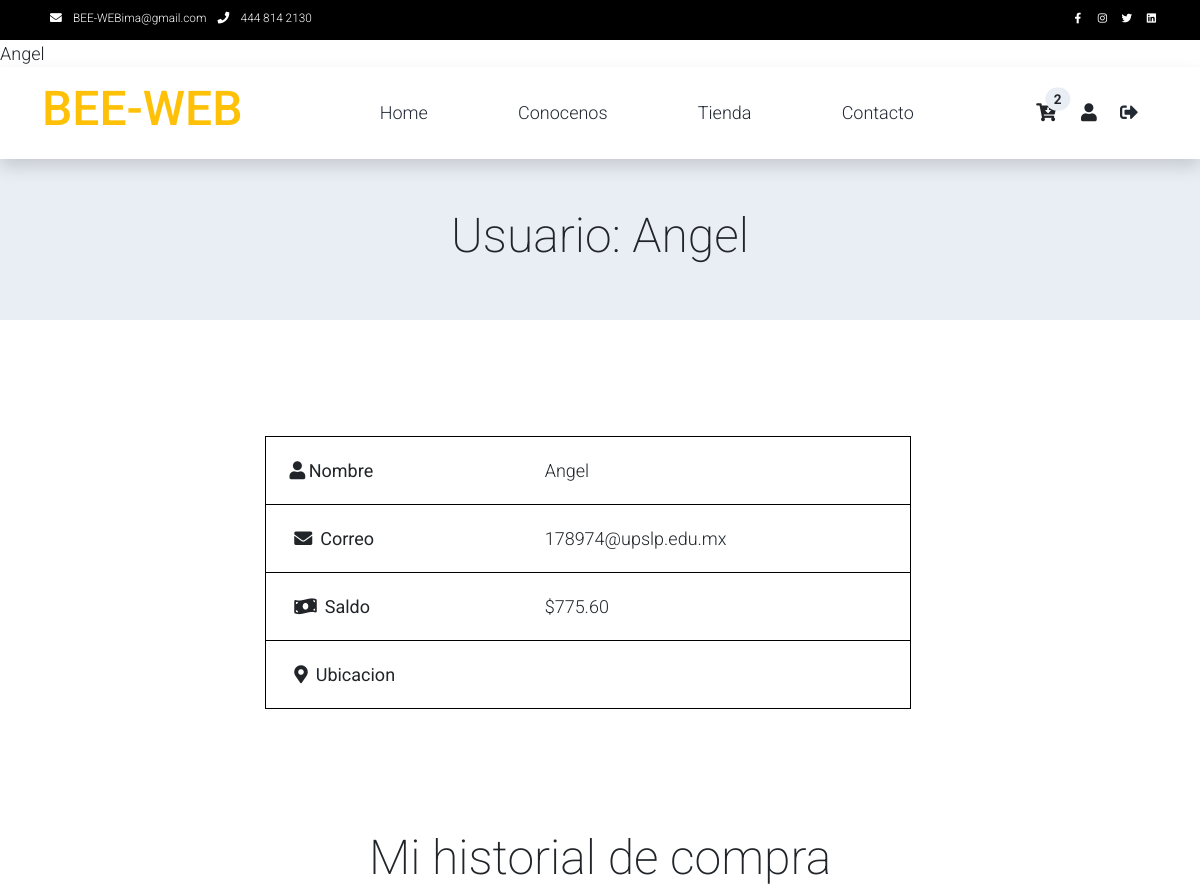
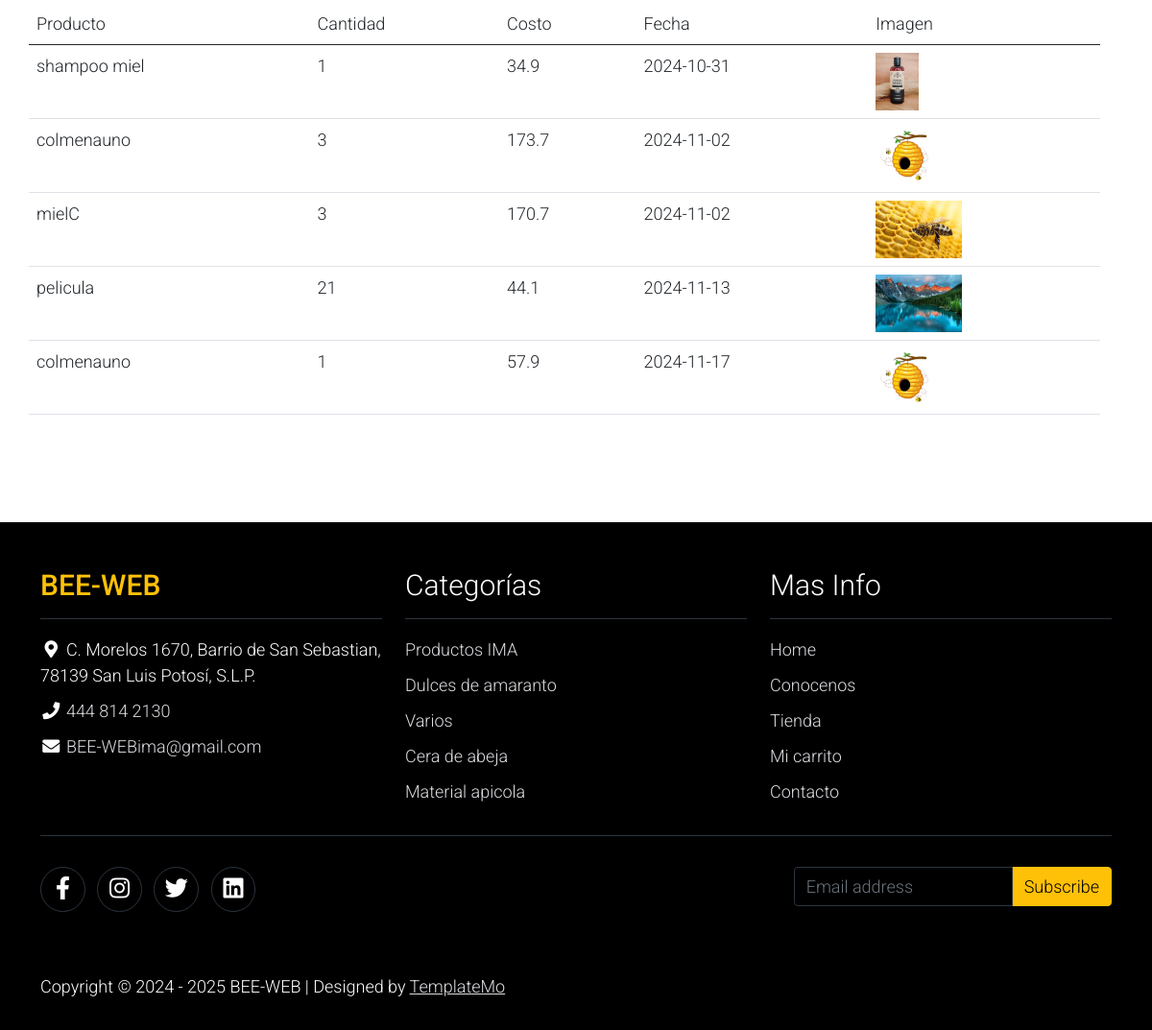
The page /Clientes/usuario.php (signed in) on the database its author committed (2 pictures, top to bottom).
### tables this page shows
CREATE TABLE `cliente` (
  `idCliente` int(11) NOT NULL,
  `nombreCliente` varchar(100) NOT NULL,
  `passwdCliente` varchar(100) NOT NULL,
  `nivelCliente` int(11) NOT NULL,
  `correo_id` int(11) NOT NULL,
  `saldoCliente` float NOT NULL,
  `imgCliente` varchar(100) NOT NULL
);

CREATE TABLE `nuevocliente` (
  `idNuevo` int(11) NOT NULL,
  `correoCliente` varchar(100) NOT NULL,
  `claveNuevo` varchar(100) NOT NULL
);

CREATE TABLE `compra` (
  `idCompra` int(11) NOT NULL,
  `cliente_id` int(11) NOT NULL,
  `cantidadCompra` int(11) NOT NULL,
  `costoCompra` float NOT NULL,
  `fechaCompra` date NOT NULL,
  `productoCompra` varchar(100) NOT NULL,
  `imgCompra` varchar(100) NOT NULL
);

CREATE TABLE `categoria` (
  `idCategoria` int(11) NOT NULL,
  `nombreCategoria` varchar(100) NOT NULL
);

### assets/scripts/cantidadCarrito.php (called while the page is built, shortened)
<?php
    include "database.php";
    $link=null;
    if($link){
        $query=null;
        sql_CantidadCarrito($link,$query,$nombreUsuario);
        $prodCarrito=mysqli_num_rows($query);
    }
    $link1=null;
    if($link1){
        $query1=null;
        sql_DatosCliente($link1,$query1,$nombreUsuario);
        if(mysqli_num_rows($query1) > 0){
            $datosCliente=mysqli_fetch_array($query1);
        }
    }
    $ubicacion="C. Morelos 1670, Barrio de San Sebastian, 78139 San Luis Potosí, S.L.P.";
    $numLocal="444 814 2130";
    $anioAct=date("Y");
    $correoLocal="BEE-WEBima@gmail.com";
?>

### assets/scripts/database.php (called while the page is built, shortened)
<?php
    function sql_DatosCliente(&$db_link,&$query,$strCliente){
        mysqli_select_db($db_link,$GLOBALS["db"]);
        $str_query="SELECT cliente.*,nuevocliente.correoCliente
                    FROM cliente
                    JOIN nuevocliente ON cliente.correo_id=nuevocliente.idNuevo
                    WHERE cliente.nombreCliente='$strCliente';";
        $query=mysqli_query($db_link,$str_query);
    }
    function sql_ConsultaCategorias(&$db_link,&$query){
        mysqli_select_db($db_link,$GLOBALS["db"]);
        $str_query="SELECT * FROM categoria";
        $query=mysqli_query($db_link,$str_query);
    }
    function sql_CantidadCarrito(&$db_link,&$query,$strUsuario){
        mysqli_select_db($db_link,$GLOBALS["db"]);
        $str_query="SELECT carrito.*,cliente.nombreCliente FROM carrito JOIN cliente ON
        carrito.cliente_id=cliente.idCliente WHERE cliente.nombreCliente='$strUsuario'";
        $query=mysqli_query($db_link,$str_query);
    }
    function sql_VerificaCompras(&$db_link,&$query,$idUsser){
        mysqli_select_db($db_link,$GLOBALS["db"]);
        $str_query="SELECT * FROM compra WHERE cliente_id=$idUsser";
        $query=mysqli_query($db_link,$str_query);
    }
?>

### Clientes/usuario.php (the view, shortened to what this page needs)
<!DOCTYPE html>
<?php
    $nombreUsuario="";
    if(isset($_COOKIE['UserName'])){
        $nombreUsuario=$_COOKIE['UserName'];
    }
    include_once "../assets/scripts/cantidadCarrito.php";
    include_once "../assets/scripts/database.php";
    $miDinero=number_format($datosCliente['saldoCliente'],2,'.','');
?>
<html lang="en">
<head>
    <link rel="stylesheet" href="../assets/css/bootstrap.min.css">
    <link rel="stylesheet" href="../assets/css/templatemo.css">
    <link rel="stylesheet" href="../assets/css/custom.css">
    <link rel="stylesheet" href="../assets/css/fontawesome.min.css">
    <link rel="stylesheet" href="https://unpkg.com/leaflet@1.7.1/dist/leaflet.css" />
</head>
<body>
    <nav class="navbar navbar-expand-lg bg-dark navbar-light d-none d-lg-block" id="templatemo_nav_top">
        <div class="container text-light">
            <div class="w-100 d-flex justify-content-between">
                <div>
                    <i class="fa fa-envelope mx-2"></i>
                    <a class="navbar-sm-brand text-light text-decoration-none" href="mailto:<?php echo "$correoLocal" ?>"><?php echo "$correoLocal" ?></a>
                    <i class="fa fa-phone mx-2"></i>
                    <a class="navbar-sm-brand text-light text-decoration-none" href="tel:<?php echo "$numLocal" ?>"><?php echo "$numLocal"?></a>
                </div>
                <div>
                    <a class="text-light" href="https://fb.com/templatemo" target="_blank" rel="sponsored"><i class="fab fa-facebook-f fa-sm fa-fw me-2"></i></a>
                    <a class="text-light" href="https://www.instagram.com/" target="_blank"><i class="fab fa-instagram fa-sm fa-fw me-2"></i></a>
                    <a class="text-light" href="https://twitter.com/" target="_blank"><i class="fab fa-twitter fa-sm fa-fw me-2"></i></a>
                    <a class="text-light" href="https://www.linkedin.com/" target="_blank"><i class="fab fa-linkedin fa-sm fa-fw"></i></a>
                </div>
            </div>
        </div>
    </nav>
    <?php
        echo "$nombreUsuario";
    ?>
    <nav class="navbar navbar-expand-lg navbar-light shadow">
        <div class="container d-flex justify-content-between align-items-center">
            <a class="navbar-brand text-success logo h1 align-self-center" href="cliente.php">
                BEE-WEB
            </a>
            <div class="align-self-center collapse navbar-collapse flex-fill  d-lg-flex justify-content-lg-between" id="templatemo_main_nav">
                <div class="flex-fill">
                    <ul class="nav navbar-nav d-flex justify-content-between mx-lg-auto">
                    <li class="nav-item">
                            <a class="nav-link" href="cliente.php">Home</a>
                        </li>
                        <li class="nav-item">
                            <a class="nav-link" href="clienteConocenos.php">Conocenos</a>
                        </li>
                        <li class="nav-item">
                            <a class="nav-link" href="clienteTienda.php">Tienda</a>
                        </li>
                        <li class="nav-item">
                            <a class="nav-link" href="clienteContacto.php">Contacto</a>
                        </li>
                    </ul>
                </div>
                <div class="navbar align-self-center d-flex">
                    <a class="nav-icon position-relative text-decoration-none" href="carrito.php">
                        <i class="fa fa-fw fa-cart-arrow-down text-dark mr-1"></i>
                        <span class="position-absolute top-0 left-100 translate-middle badge rounded-pill bg-light text-dark"><?php if($prodCarrito > 0) echo "$prodCarrito"; ?></span>
                    </a>
                    <a class="nav-icon position-relative text-decoration-none" href="usuario.php">
                        <i class="fa fa-fw fa-user text-dark mr-3"></i>
                    </a>
                    <a class="nav-icon position-relative text-decoration-none" href="../assets/scripts/logOut.php">
                        <i class="fa fa-sign-out-alt"></i>
                    </a>
                </div>
            </div>
        </div>
    </nav>
    <div class="container-fluid bg-light py-5">
        <div class="col-md-6 m-auto text-center">
            <h1 class="h1">Usuario: <?php echo "$nombreUsuario" ?></h1>
        </div>
    </div>
    <div class="container py-5">
        <div class="row py-5">
            <div class="row" style="margin-bottom: 100px;">
                <div class="InfoTra">
                    <table>
                        <tr>
                            <td class="tabTi"><i class="fa fa-fw fa-user text-dark mr-3"></i>Nombre</td>
                            <td><?php echo "$nombreUsuario" ?></td>
                        </tr>
                        <tr>
                            <td class="tabTi"><i class="fa fa-envelope mx-2"></i>Correo</td>
                            <td><?php echo $datosCliente['correoCliente'] ?></td>
                        </tr>
                        <tr>
                            <td class="tabTi"><i class="fa fa-money-bill-wave mx-2"></i>Saldo</td>
                            <td>$<?php echo "$miDinero" ?></td>
                        </tr>
                        <tr>
                            <td class="tabTi"><i class="fa fa-map-marker-alt mx-2"></i>Ubicacion</td>
                            <td><?php echo $datosCliente['ubicacionCliente'] ?></td>
                        </tr>
                    </table>
                </div>
            </div>
            <div class="col-md-6 m-auto text-center">
                <h1 class="h1">Mi historial de compra</h1>
            </div>
            <?php
                $link1=null;
                $id=$datosCliente['idCliente'];
                if($link1){
                    $query1=null;
                    sql_VerificaCompras($link1,$query1,$id);
                    if(mysqli_num_rows($query1) > 0){
            ?>
                <div class="row">
                    <table class="table">
                        <thead>
                            <tr>
                                <td>Producto</td>
                                <td>Cantidad</td>
                                <td>Costo</td>
                                <td>Fecha</td>
                                <td>Imagen</td>
                            </tr>
                        </thead>
                        <tbody>
                            <?php
                                while($row=mysqli_fetch_array($query1)){
                                    $prod=$row['productoCompra'];
                                    $cant=$row['cantidadCompra'];
                                    $precio=$row['costoCompra'];
                                    $fecha=$row['fechaCompra'];
                                    $img=$row['imgCompra'];
                                    $destino="../assets/imgCompras/".$nombreUsuario."/".$img;
                            ?>
                            <tr>
                                <td><?php echo "$prod" ?></td>
                                <td><?php echo $cant ?></td>
                                <td><?php echo $precio ?></td>
                                <td><?php echo "$fecha" ?></td>
                                <td><img src="<?php echo "$destino" ?>" alt="imagenCompra" style="height: 60px; object-fit: cover;"></td>
                            </tr>
                            <?php
                                }
                            ?>
                        </tbody>
                    </table>
                </div>
            <?php
                }
            }
            ?>
        </div>
    </div>
    <footer class="bg-dark" id="tempaltemo_footer">
        <div class="container">
            <div class="row">
                <div class="col-md-4 pt-5">
                    <h2 class="h2 text-success border-bottom pb-3 border-light logo">BEE-WEB</h2>
                    <ul class="list-unstyled text-light footer-link-list">
                        <li>
                            <i class="fas fa-map-marker-alt fa-fw"></i>
                            <?php echo "$ubicacion"?>
                        </li>
                        <li>
                            <i class="fa fa-phone fa-fw"></i>
                            <a class="text-decoration-none" href="tel:<?php echo "$numLocal" ?>"><?php echo "$numLocal"?></a>
                        </li>
                        <li>
                            <i class="fa fa-envelope fa-fw"></i>
                            <a class="text-decoration-none" href="mailto:<?php echo "$correoLocal" ?>"><?php echo "$correoLocal" ?></a>
                        </li>
                    </ul>
                </div>
                <div class="col-md-4 pt-5">
                    <h2 class="h2 text-light border-bottom pb-3 border-light">Categorías</h2>
                    <ul class="list-unstyled text-light footer-link-list">
                        <?php
                            $link=null;
                            if($link){
                                $query=null;
                                sql_ConsultaCategorias($link,$query);
                                if(mysqli_num_rows($query) > 0){
                                    while($row=mysqli_fetch_array($query)){
                                        $nombreCat=$row['nombreCategoria'];
                        ?>
                                        <li><a class="text-decoration-none" href="clienteTienda.php"><?php echo "$nombreCat" ?></a></li>
                        <?php
                                    }
                                }
                            }
                        ?>
                    </ul>
                </div>
                <div class="col-md-4 pt-5">
                    <h2 class="h2 text-light border-bottom pb-3 border-light">Mas Info</h2>
                    <ul class="list-unstyled text-light footer-link-list">
                    <li><a class="text-decoration-none" href="cliente.php">Home</a></li>
                        <li><a class="text-decoration-none" href="clienteConocenos.php">Conocenos</a></li>
                        <li><a class="text-decoration-none" href="clienteTienda.php">Tienda</a></li>
                        <li><a class="text-decoration-none" href="carrito.php">Mi carrito</a></li>
                        <li><a class="text-decoration-none" href="clienteContacto.php">Contacto</a></li>
                    </ul>
                </div>
            </div>
            <div class="row text-light mb-4">
                <div class="col-12 mb-3">
                    <div class="w-100 my-3 border-top border-light"></div>
                </div>
                <div class="col-auto me-auto">
                    <ul class="list-inline text-left footer-icons">
                        <li class="list-inline-item border border-light rounded-circle text-center">
                            <a class="text-light text-decoration-none" target="_blank" href="http://facebook.com/"><i class="fab fa-facebook-f fa-lg fa-fw"></i></a>
                        </li>
                        <li class="list-inline-item border border-light rounded-circle text-center">
                            <a class="text-light text-decoration-none" target="_blank" href="https://www.instagram.com/"><i class="fab fa-instagram fa-lg fa-fw"></i></a>
                        </li>
                        <li class="list-inline-item border border-light rounded-circle text-center">
                            <a class="text-light text-decoration-none" target="_blank" href="https://twitter.com/"><i class="fab fa-twitter fa-lg fa-fw"></i></a>
                        </li>
                        <li class="list-inline-item border border-light rounded-circle text-center">
                            <a class="text-light text-decoration-none" target="_blank" href="https://www.linkedin.com/"><i class="fab fa-linkedin fa-lg fa-fw"></i></a>
                        </li>
                    </ul>
                </div>
                <div class="col-auto">
                    <div class="input-group mb-2">
                        <input type="text" class="form-control bg-dark border-light" id="subscribeEmail" placeholder="Email address">
                        <div class="input-group-text btn-success text-light">Subscribe</div>
                    </div>
                </div>
            </div>
        </div>
        <div class="w-100 bg-black py-3">
            <div class="container">
                <div class="row pt-2">
                    <div class="col-12">
                        <p class="text-left text-light">
                        Copyright &copy; 2024 - <?php echo "$anioAct" ?> BEE-WEB
                        | Designed by <a rel="sponsored" href="https://templatemo.com/page/1" target="_blank">TemplateMo</a>
                        </p>
                    </div>
                </div>
            </div>
        </div>
    </footer>
</body>
</html>

### rows shown on the page
cliente: correo.correoCliente "178974@upslp.edu.mx", saldoCliente "775.60"
compra: productoCompra "shampoo miel", cantidadCompra "1", costoCompra "34.9", fechaCompra "2024-10-31", imgCompra (picture)
compra: productoCompra "colmenauno", cantidadCompra "3", costoCompra "173.7", fechaCompra "2024-11-02", imgCompra (picture)
compra: productoCompra "mielC", cantidadCompra "3", costoCompra "170.7", fechaCompra "2024-11-02", imgCompra (picture)
compra: productoCompra "pelicula", cantidadCompra "21", costoCompra "44.1", fechaCompra "2024-11-13", imgCompra (picture)
compra: productoCompra "colmenauno", cantidadCompra "1", costoCompra "57.9", fechaCompra "2024-11-17", imgCompra (picture)
categoria: nombreCategoria "Productos IMA"
categoria: nombreCategoria "Dulces de amaranto"
categoria: nombreCategoria "Varios"
categoria: nombreCategoria "Cera de abeja"
categoria: nombreCategoria "Material apicola"

### other values the page prints
$correoLocal "BEE-WEBima@gmail.com"
$numLocal "444 814 2130"
$nombreUsuario "Angel"
$prodCarrito "2"
$ubicacion "C. Morelos 1670, Barrio de San Sebastian, 78139 San Luis Potosí, S.L.P."
$anioAct "2025"
